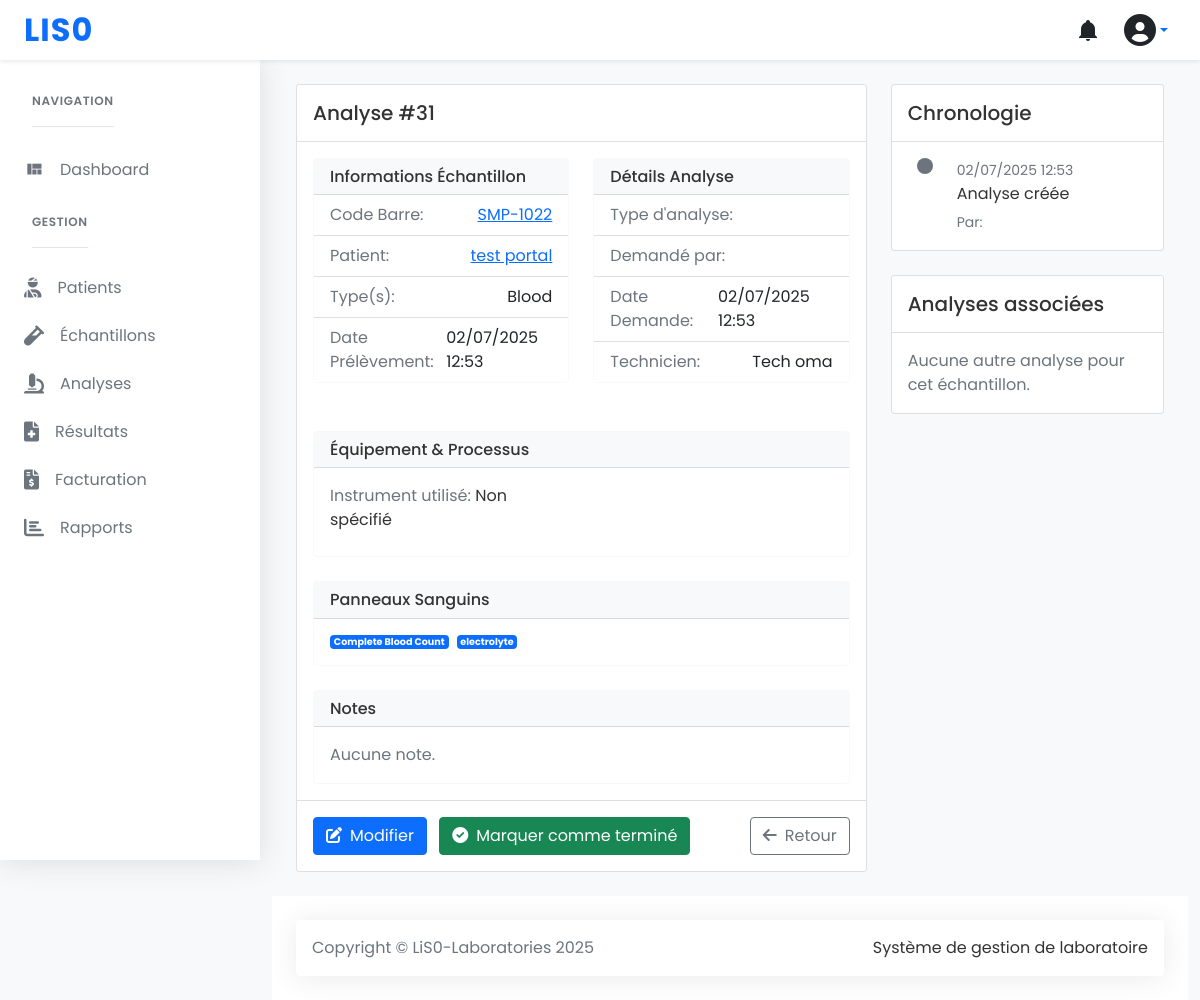
Screenshot of /analysis/31/ with the database file from the repository.
### analysis/models.py (models this page shows, shortened)
class Analysis(BaseModel):
    STATUS_CHOICES = [
        ('pending', 'Pending'),
        ('in_progress', 'In Progress'),
        ('completed', 'Completed'),
        ('verified', 'Verified'),
        ('cancelled', 'Cancelled'),
    ]
    PRIORITY_CHOICES = [
        ('routine', 'Routine (7-10 hours)'),
        ('urgent', 'Urgent (4 hours)'),
        ('stat', 'STAT (<1 hour)'),
    ]
    BLOOD_PANELS = [
        ('cbc', 'Complete Blood Count'),
        ('cmp', 'Comprehensive Metabolic Panel'),
        ('lipid', 'Lipid Panel'),
        ('thyroid', 'Thyroid Panel'),
        ('coagulation', 'Coagulation Panel'),
    ]
    history = AuditlogHistoryField()
    sample = models.ForeignKey(
        'samples.Sample',
        on_delete=models.CASCADE,
        related_name='analyses'
    )
    analysis_type = models.ForeignKey(
        AnalysisType,
        on_delete=models.PROTECT,
        null=True,
        blank=True,
        related_name='analyses'
    )
    bill = models.ForeignKey(
        'billing.Bill',
        on_delete=models.SET_NULL,
        null=True,
        blank=True,
        related_name='analyses'
    )
    status = models.CharField(
        max_length=20,
        choices=STATUS_CHOICES,
        default='pending'
    )
    priority = models.CharField(
        max_length=20,
        choices=PRIORITY_CHOICES,
        default='routine'
    )
    started_at = models.DateTimeField(null=True, blank=True)
    completed_at = models.DateTimeField(null=True, blank=True)
    verified_at = models.DateTimeField(null=True, blank=True)
    technician = models.CharField(max_length=100, blank=True)
    verified_by = models.ForeignKey(
        settings.AUTH_USER_MODEL,
        on_delete=models.SET_NULL,
        null=True,
        blank=True,
        related_name='verified_analyses'
    )
    created_by = models.ForeignKey(
        settings.AUTH_USER_MODEL,
        on_delete=models.PROTECT,
        related_name='created_analyses'
    )
    notes = models.TextField(blank=True)
    selected_panels = models.JSONField(default=list, blank=True)
    instrument_used = models.CharField(max_length=100, blank=True)
    qc_status = models.CharField(max_length=50, blank=True)
    class Meta:
        verbose_name_plural = 'Analyses'
        ordering = ['-created_at']
        indexes = [
            models.Index(fields=['status']),
            models.Index(fields=['priority']),
            models.Index(fields=['sample']),
            models.Index(fields=['analysis_type']),
            models.Index(fields=['bill']),  # New index for billing
        ]

### samples/models.py (models this page shows, shortened)
class Sample(BaseModel):
    STATUS_CHOICES = [
        ('collected', 'Collected'),
        ('received', 'Received in Lab'),
        ('processing', 'Processing'),
        ('analyzed', 'Analyzed'),
        ('reported', 'Reported'),
        ('archived', 'Archived'),
        ('rejected', 'Rejected'),
    ]
    REJECTION_REASONS = [
        ('hemolyzed', 'Hemolyzed'),
        ('insufficient', 'Insufficient Volume'),
        ('contaminated', 'Contaminated'),
    ]
    objects = SampleQuerySet.as_manager()
    patient = models.ForeignKey(Patient, on_delete=models.CASCADE, related_name='samples')
    sample_type = models.ManyToManyField(SampleType)
    collection_date = models.DateTimeField()
    received_date = models.DateTimeField(null=True, blank=True)
    status = models.CharField(max_length=20, choices=STATUS_CHOICES, default='collected')
    rejection_reason = models.CharField(max_length=20, choices=REJECTION_REASONS, blank=True, null=True)
    rejection_notes = models.TextField(blank=True, null=True)
    notes = models.TextField(blank=True)
    barcode = models.CharField(max_length=50, unique=True)
    current_technician = models.ForeignKey(
        'users.User',
        on_delete=models.SET_NULL,
        null=True,
        blank=True,
        related_name='current_samples'
    )
    qr_code = models.ImageField(upload_to='qr_codes/samples/', blank=True, null=True)
    qr_token = models.CharField(max_length=64, blank=True)
    qr_token_expires = models.DateTimeField(null=True, blank=True)
    class Meta:
        ordering = ['-collection_date']
        indexes = [
            models.Index(fields=['barcode']),
            models.Index(fields=['status']),
            models.Index(fields=['collection_date']),
        ]
    def get_sample_types_display(self):
        return ", ".join([st.name for st in self.sample_type.all()])

class SampleType(models.Model):
    name = models.CharField(max_length=100, unique=True)
    description = models.TextField(blank=True)
    processing_days = models.PositiveIntegerField(default=1)
    class Meta:
        ordering = ['name']
        verbose_name = "Sample Type"

### patients/models.py (models this page shows, shortened)
class Patient(models.Model):
    GENDER_CHOICES = [
        ('M', 'Male'),
        ('F', 'Female'),
        ('O', 'Other'),
    ]
    first_name = models.CharField(max_length=100)
    last_name = models.CharField(max_length=100)
    date_of_birth = models.DateField()
    gender = models.CharField(max_length=1, choices=GENDER_CHOICES)
    phone_number = models.CharField(max_length=17)
    email = models.EmailField(blank=True)
    address = models.TextField(blank=True)
    medical_history = models.TextField(blank=True)
    qr_code = models.ImageField(upload_to='patient_qr_codes/', blank=True)
    qr_token = models.CharField(max_length=64, blank=True)
    qr_token_expires = models.DateTimeField(null=True, blank=True)
    created_at = models.DateTimeField(auto_now_add=True)
    updated_at = models.DateTimeField(auto_now=True)
    @property
    def full_name(self):
        return f"{self.first_name} {self.last_name}"
    class Meta:
        ordering = ['-created_at']
        verbose_name = 'Patient'
        verbose_name_plural = 'Patients'

### analysis/views.py (the view, shortened to what this page needs)
# urls.py: path('<int:pk>/', AnalysisDetailView.as_view(), name='detail'),
class AnalysisDetailView(DetailView):
    model = Analysis
    template_name = 'analysis/analysis_detail.html'
    context_object_name = 'analysis'
    def get_context_data(self, **kwargs):
        context = super().get_context_data(**kwargs)
        analysis = self.get_object()
        panel_choices = dict(Analysis.BLOOD_PANELS)
        context['display_panels'] = [
            panel_choices.get(panel, panel)
            for panel in analysis.selected_panels
        ] if analysis.selected_panels else []
        return context

### templates/analysis/analysis_detail.html (shortened to what this page needs)
{% extends "base.html" %}
{% load static %}
{% block content %}
<div class="row g-4">
  <div class="col-xl-8">
    <div class="card">
      <div class="card-header d-flex justify-content-between align-items-center bg-white py-3">
        <h5 class="card-title mb-0">
          Analyse #{{ analysis.id }}
          <span class="badge bg-{{ analysis.get_priority_badge }} ms-2">
          </span>
        </h5>
        <div>
          <span class="badge bg-{{ analysis.get_status_badge }}">
          </span>
        </div>
      </div>
      <div class="card-body">
        <div class="row mb-4">
          <div class="col-md-6">
            <div class="card border-light mb-4">
              <div class="card-header bg-light py-2">
                <h6 class="mb-0">Informations Échantillon</h6>
              </div>
              <div class="card-body p-0">
                <ul class="list-group list-group-flush">
                  <li class="list-group-item d-flex justify-content-between align-items-center">
                    <span class="text-muted">Code Barre:</span>
                    <a href="{% url 'samples:detail' analysis.sample.id %}" class="fw-medium">
                      {{ analysis.sample.barcode }}
                    </a>
                  </li>
                  <li class="list-group-item d-flex justify-content-between align-items-center">
                    <span class="text-muted">Patient:</span>
                    <a href="{% url 'patients:detail' analysis.sample.patient.id %}" class="fw-medium">
                      {{ analysis.sample.patient.full_name }}
                    </a>
                  </li>
                  <li class="list-group-item d-flex justify-content-between align-items-center">
                    <span class="text-muted">Type(s):</span>
                    <span class="fw-medium">{{ analysis.sample.get_sample_types_display }}</span>
                  </li>
                  <li class="list-group-item d-flex justify-content-between align-items-center">
                    <span class="text-muted">Date Prélèvement:</span>
                    <span class="fw-medium">{{ analysis.sample.collection_date|date:"d/m/Y H:i" }}</span>
                  </li>
                </ul>
              </div>
            </div>
          </div>
          <div class="col-md-6">
            <div class="card border-light">
              <div class="card-header bg-light py-2">
                <h6 class="mb-0">Détails Analyse</h6>
              </div>
              <div class="card-body p-0">
                <ul class="list-group list-group-flush">
                  <li class="list-group-item d-flex justify-content-between align-items-center">
                    <span class="text-muted">Type d'analyse:</span>
                  </li>
                  <li class="list-group-item d-flex justify-content-between align-items-center">
                    <span class="text-muted">Demandé par:</span>
                  </li>
                  <li class="list-group-item d-flex justify-content-between align-items-center">
                    <span class="text-muted">Date Demande:</span>
                    <span class="fw-medium">{{ analysis.created_at|date:"d/m/Y H:i" }}</span>
                  </li>
                  <li class="list-group-item d-flex justify-content-between align-items-center">
                    <span class="text-muted">Technicien:</span>
                    <span class="fw-medium">{{ analysis.technician|default:"-" }}</span>
                  </li>
                </ul>
              </div>
            </div>
          </div>
        </div>
        <div class="card border-light mb-4">
          <div class="card-header bg-light py-2">
            <h6 class="mb-0">Équipement & Processus</h6>
          </div>
          <div class="card-body">
            <div class="row">
              <div class="col-md-6">
                <p class="mb-2">
                  <span class="text-muted">Instrument utilisé:</span>
                  <span class="fw-medium">{{ analysis.instrument_used|default:"Non spécifié" }}</span>
                </p>
              </div>
              <div class="col-md-6">
              </div>
            </div>
          </div>
        </div>
        {% if display_panels %}
        <div class="card border-light mb-4">
          <div class="card-header bg-light py-2">
            <h6 class="mb-0">Panneaux Sanguins</h6>
          </div>
          <div class="card-body">
            <div class="d-flex flex-wrap gap-2">
              {% for panel in display_panels %}
              <span class="badge bg-primary">{{ panel }}</span>
              {% endfor %}
            </div>
          </div>
        </div>
        {% endif %}
        <div class="card border-light">
          <div class="card-header bg-light py-2">
            <h6 class="mb-0">Notes</h6>
          </div>
          <div class="card-body">
            {% if analysis.notes %}
            <div class="alert alert-light mb-0">
              {{ analysis.notes|linebreaks }}
            </div>
            {% else %}
            <p class="text-muted mb-0">Aucune note.</p>
            {% endif %}
          </div>
        </div>
      </div>
      <div class="card-footer bg-white d-flex justify-content-between py-3">
        <div>
          <a href="{% url 'analysis:update' analysis.id %}" class="btn btn-primary me-2">
            <i class="fas fa-edit me-2"></i>Modifier
          </a>
          {% if analysis.status != 'completed' and analysis.status != 'verified' %}
          <button class="btn btn-success me-2" data-bs-toggle="modal" data-bs-target="#completeModal">
            <i class="fas fa-check-circle me-2"></i>Marquer comme terminé
          </button>
          {% endif %}
        </div>
        <a href="{% url 'analysis:list' %}" class="btn btn-outline-secondary">
          <i class="fas fa-arrow-left me-2"></i>Retour
        </a>
      </div>
    </div>
  </div>
  <div class="col-xl-4">
    <div class="card mb-4">
      <div class="card-header bg-white py-3">
        <h5 class="card-title mb-0">Chronologie</h5>
      </div>
      <div class="card-body">
        <div class="timeline">
          <div class="timeline-item">
            <div class="timeline-point"></div>
            <div class="timeline-content">
              <small class="text-muted">{{ analysis.created_at|date:"d/m/Y H:i" }}</small>
              <p class="mb-1">Analyse créée</p>
              <small class="text-muted">Par: {{ analysis.created_by.get_full_name }}</small>
            </div>
          </div>
        </div>
      </div>
    </div>
    <div class="card">
      <div class="card-header bg-white py-3">
        <h5 class="card-title mb-0">Analyses associées</h5>
      </div>
      <div class="card-body">
        {% with related=analysis.sample.analyses.all %}
          {% if related.count > 1 %}
          <ul class="list-group list-group-flush">
            {% for a in related %}
              {% if a.id != analysis.id %}
              <li class="list-group-item d-flex justify-content-between align-items-center">
                <a href="{% url 'analysis:detail' a.id %}" class="text-decoration-none">
                  {{ a.analysis_type.name }}
                </a>
                <span class="badge bg-{{ a.get_status_badge }}">
                  {{ a.get_status_display }}
                </span>
              </li>
              {% endif %}
            {% endfor %}
          </ul>
          {% else %}
          <p class="text-muted mb-0">Aucune autre analyse pour cet échantillon.</p>
          {% endif %}
        {% endwith %}
      </div>
    </div>
  </div>
</div>
{% endblock %}

### static/css/spica-styles.css (style rules this page uses)
body { font-family: 'Poppins', sans-serif; background-color: #f8f9fa; color: #333; }
.badge { font-size: 0.6rem; padding: 0.25em 0.4em; }

### templates/analysis/analysis_detail.html (style rules this page uses)
.timeline { position: relative; padding-left: 1rem; }
.timeline-item { position: relative; padding-bottom: 1.5rem; padding-left: 1.5rem; border-left: 1px solid #dee2e6; }
.timeline-item:last-child { padding-bottom: 0; border-left: 1px solid transparent; }
.timeline-point { position: absolute; left: -8px; width: 16px; height: 16px; border-radius: 50%; background-color: #6c757d; }
.timeline-content { padding-left: 0.5rem; }

### rows the page displays
Analysis: id "31", sample.barcode "SMP-1022", sample.patient.full_name "test portal", sample.sample_types "Blood", sample.collection_date "02/07/2025 12:53", created_at "02/07/2025 12:53", technician "Tech oma", instrument_used "Non spécifié"

### other values shown
{{ panel }} "Complete Blood Count" "electrolyte"
